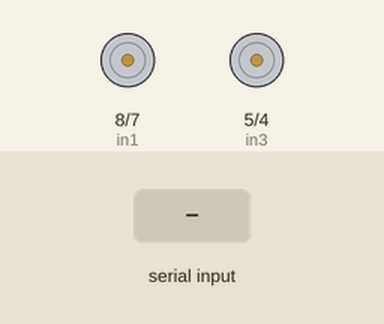
A sketch run on a simulated Arduino Uno, built with avr-gcc and run on an emulated ATmega328P. On the bench: motor-driver pin pairs drawn as motors (green arrow = first pin HIGH = forward, orange = second pin HIGH = backward, longer = more drive, scaled by the enable pin). The test bench sets the inputs (shaded band).

Above: at 1.7 s.
1.8 s: "A" received over Serial
3.4 s: "B" received over Serial
4.9 s: "R" received over Serial
6.4 s: "L" received over Serial
7.9 s: "1" received over Serial
At 8.3 s:
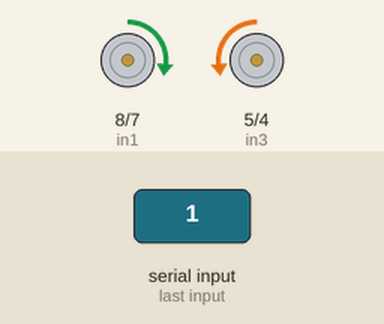
9.4 s: "S" received over Serial
At 9.8 s:
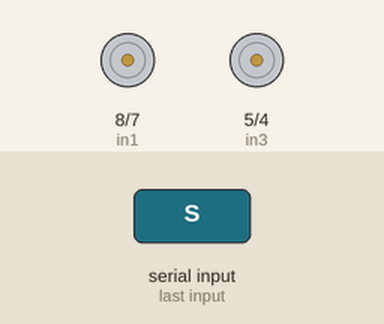
Timing chart, 0 to 11.9 s (numbered marks = the images above; inputs shaded):
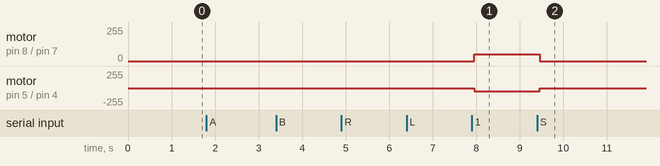

Measured:
- after the input at 7.9 s, motor on pin 8 (in1) / pin 7 (in2): stopped → forward 49/255 after 0.05 s; motor on pin 5 (in3) / pin 4 (in4): stopped → backward 49/255 after 0.05 s
- after the input at 9.4 s, motor on pin 8 (in1) / pin 7 (in2): forward 49/255 → stopped after 0.06 s; motor on pin 5 (in3) / pin 4 (in4): backward 49/255 → stopped after 0.06 s

The sketch:

BeCo.ino
```cpp
// Motor A connections
int enA = 9;
int in1 = 8;
int in2 = 7;
// Motor B connections
int enB = 3;
int in3 = 5;
int in4 = 4;
int speed;
int control;

void setup() {

  Serial.begin(9600);
  delay(500);

	pinMode(enA, OUTPUT);
	pinMode(enB, OUTPUT);
	pinMode(in1, OUTPUT);
	pinMode(in2, OUTPUT);
	pinMode(in3, OUTPUT);
	pinMode(in4, OUTPUT);
  stop();
  analogWrite(enA, speed);
  analogWrite(enB, speed);
}

void loop() {

  if (Serial.available()){

    control = Serial.read();
    delay(10);
  }
    if (control == 65 ){
      accelerate();
    }
    else if (control == 66){
      back();
    }
    else if (control == 82){
      right();
    }
    else if (control == 76){
      left();
    }
    else if (control == 83){
      stop();
    }
    else{
      speed = control;
      analogWrite(enA, speed);
      analogWrite(enB, speed);
    }
  delay(100);
}

// This function lets you control spinning direction of motors
void accelerate() {
	// Set motors to maximum speed
	// For PWM maximum possible values are 0 to 255
	// Turn on motor A & B
	digitalWrite(in1, HIGH);
	digitalWrite(in2, LOW);
	digitalWrite(in3, HIGH);
  digitalWrite(in4, LOW);
}

// This function lets you control speed of the motors
void back() {

	// Turn on motors
  digitalWrite(in1, LOW);
  digitalWrite(in2, HIGH);
  digitalWrite(in3, LOW);
  digitalWrite(in4, HIGH);
}

void left() {

	// Turn on motors
  digitalWrite(in1, HIGH);
  digitalWrite(in2, LOW);
  digitalWrite(in3, LOW);
  digitalWrite(in4, HIGH);

}

void right() {

	// Turn on motors
  digitalWrite(in1, LOW);
  digitalWrite(in2, HIGH);
  digitalWrite(in3, HIGH);
  digitalWrite(in4, LOW);
}

void stop(){
  digitalWrite(in1, LOW);
	digitalWrite(in2, LOW);
	digitalWrite(in3, LOW);
	digitalWrite(in4, LOW);
}
```
